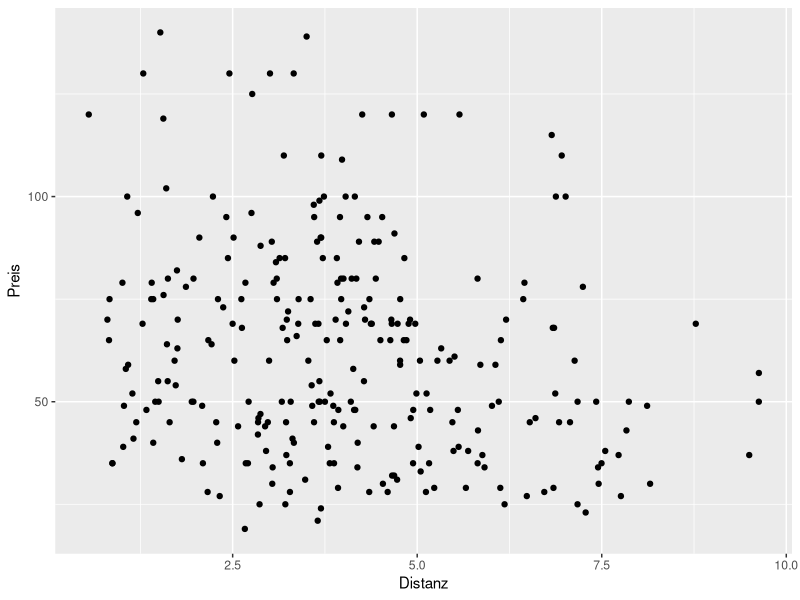

The R script that drew this image: (Note: this script raises an error after producing the figure.)
library(ggplot2)

airbnb <- read.csv("airbnb.csv")
attach(airbnb)

ggplot(airbnb, aes(x = Distanz, y = Preis)) + geom_point()

#plot(Distanz,Preis,pch=19,xlab="Distanz in km",ylab="Preis in Euro",
#     bty="n",cex=0.6,xlim=c(0,max(Distanz)),ylim=c(18,max(Preis)))
#abline(a=73,b=-8,col=2,lwd=2)

modell <- lm(Preis~Distanz)$coeff; modell
b_0 <- as.numeric(modell[1])
b_1 <- as.numeric(modell[2])


change <- b_1 * 3
change


beta_1 <- coef(modell)["Distanz"]
delta_km <- 3
verringerung_preis <- beta_1 * delta_km
verringerung_preis

# Streudiagramm mit Regressionsgerade ergänzen
ggplot(airbnb, aes(x = Distanz, y = Preis)) +
  geom_point() +
  geom_smooth(method = "lm", se = FALSE, color = "red") +
  labs(x = "Distanz zum Stadtzentrum (Km)", y = "Preis (Euro)")

# Distanz zum Stadtzentrum für einen Preis von genau 60 Euro ermitteln
preis <- 60
distanz_60_euro <- (preis - coef(modell)["(Intercept)"]) / coef(modell)["Distanz"]
distanz_60_euro

